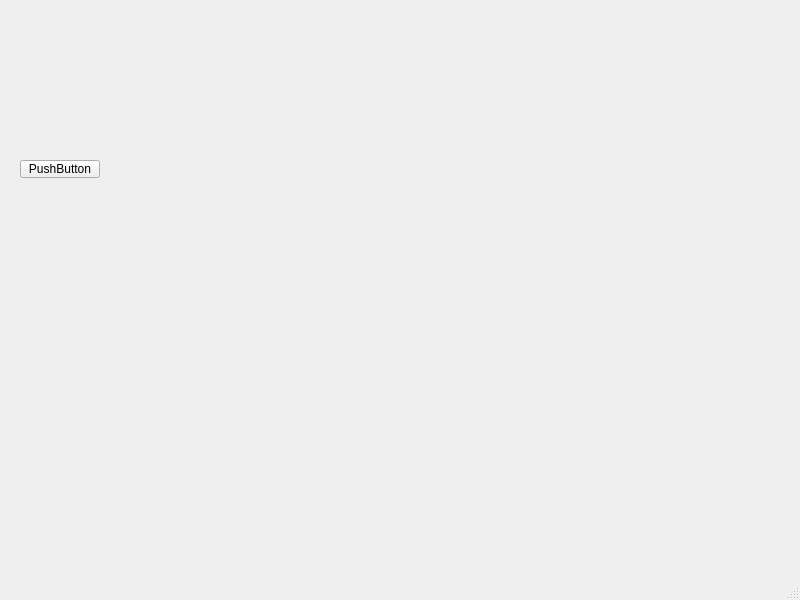
<?xml version="1.0" encoding="UTF-8"?>
<ui version="4.0">
 <class>Book</class>
 <widget class="QMainWindow" name="Book">
  <property name="geometry">
   <rect>
    <x>0</x>
    <y>0</y>
    <width>800</width>
    <height>600</height>
   </rect>
  </property>
  <property name="windowTitle">
   <string>MainWindow</string>
  </property>
  <widget class="QWidget" name="centralwidget">
   <widget class="QWidget" name="horizontalLayoutWidget">
    <property name="geometry">
     <rect>
      <x>100</x>
      <y>50</y>
      <width>771</width>
      <height>641</height>
     </rect>
    </property>
    <layout class="QHBoxLayout" name="horizontalLayout"/>
   </widget>
   <widget class="QPushButton" name="pushButton">
    <property name="geometry">
     <rect>
      <x>20</x>
      <y>160</y>
      <width>80</width>
      <height>18</height>
     </rect>
    </property>
    <property name="text">
     <string>PushButton</string>
    </property>
   </widget>
  </widget>
  <widget class="QMenuBar" name="menubar">
   <property name="geometry">
    <rect>
     <x>0</x>
     <y>0</y>
     <width>800</width>
     <height>17</height>
    </rect>
   </property>
  </widget>
  <widget class="QStatusBar" name="statusbar"/>
 </widget>
 <resources/>
 <connections/>
</ui>
